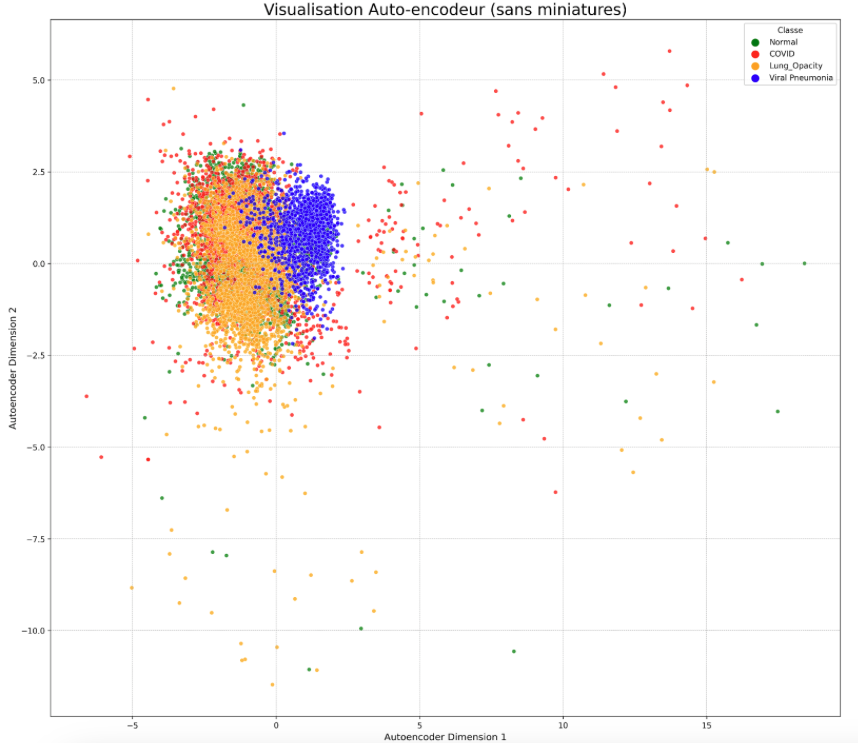
#> input picture src/images/Autoencoder.png, 858 x 743 px, found by its file name; its folder holds only this picture in this run
$ jupyter execute --allow-errors Random_forest_test.ipynb
#> lines starting #> are read from the running program, lines starting #| are printed output that depends on the picture
[cell 1]
# python
import os
import pandas as pd
import numpy as np
import cv2
import itertools

# matplot lib
import matplotlib.pyplot as plt

# misc
from PIL import Image
from collections import defaultdict

# scipy
from scipy.stats import uniform, randint

# sklearn
from sklearn.model_selection import train_test_split
from sklearn.model_selection import RandomizedSearchCV
from sklearn.model_selection import GridSearchCV
from sklearn.metrics import classification_report, confusion_matrix
from sklearn.ensemble import RandomForestClassifier
from sklearn.svm import SVC
from sklearn.neighbors import KNeighborsClassifier
from sklearn.metrics import classification_report

# xgboost
from xgboost import XGBClassifier

# skimage
from skimage.feature import hog
from skimage.io import imread
from skimage.color import rgb2gray
from skimage.transform import resize

[cell 2]
def extract_hog_features_fast(image_path, downscale_size=(128, 128), normalize = False):
    image = imread(image_path)
    if len(image.shape) == 3:
        image = rgb2gray(image)

    if normalize :
        image = (image - image.mean()) / image.std()

    image_resized = resize(image, downscale_size, anti_aliasing=True)

    features = hog(image_resized, orientations=9, pixels_per_cell=(8, 8), cells_per_block=(2, 2),
                      block_norm='L2-Hys',  transform_sqrt=True)
    return features

[cell 3]
def plot_confusion_matrix(cm, classes, normalize=False, title='Confusion Matrix', cmap=plt.cm.Blues):
    '''
    This function plots the confusion matrix using matplotlib.
    If `normalize=True`, it will normalize the values row-wise and format them with 2 decimals.
    '''

    if normalize:
        cm = 100 * cm.astype('float') / cm.sum(axis=1)[:, np.newaxis]
        print('Normalized Confusion Matrix')
        print(np.round(cm, 2))
    else:
        print('Confusion Matrix, Without Normalization')
        print(cm)

    plt.figure(figsize=(10, 10))
    plt.imshow(cm, interpolation='nearest', cmap=cmap)
    plt.title(title)
    plt.colorbar()

    tick_marks = np.arange(len(classes))
    plt.xticks(tick_marks, classes, rotation=45)
    plt.yticks(tick_marks, classes)

    thresh = cm.max() / 2.
    for i, j in itertools.product(range(cm.shape[0]), range(cm.shape[1])):
        value = f'{cm[i, j]:.2f}' if normalize else f'{int(cm[i, j])}'
        plt.text(j, i, value,
                 horizontalalignment='center',
                 color='white' if cm[i, j] > thresh else 'black')

    plt.tight_layout()
    plt.ylabel('Valeur réelle')
    plt.xlabel('Valeur prédite')

[cell 4]
base_path = "data"
categories = ["Normal", "COVID", "Viral Pneumonia", "Lung_Opacity"]
#categories = ["Normal", "COVID", "Viral Pneumonia"]

data = defaultdict(list)

for category in categories:
    image_dir = os.path.join(base_path, category, "images")
    mask_dir = os.path.join(base_path, category, "masks")

    file_names = [f.split(".")[0] for f in os.listdir(image_dir) if f.endswith(".png")]

    for file_name in file_names:
        image_path = os.path.join(image_dir, f"{file_name}.png")
        mask_path = os.path.join(mask_dir, f"{file_name}.png")

        if os.path.exists(image_path) and os.path.exists(mask_path):
            data[category].append((image_path, mask_path))
        else:
            print(f"Missing data for {file_name} in category {category}")

for category, items in data.items():
    print(f"{category}: {len(items)} images and masks loaded.")


print(data)

[cell 5]
feature_matrix = []
labels = []

for category, items in data.items():
    label = categories.index(category)
    print(f"{label} - {category} ")
    for image_path, _ in items:
        features = extract_hog_features_fast(image_path)
#> in extract_hog_features_fast, image is the input picture: shape (743, 858, 4); mean R, G, B, A 250.1, 247.3, 246.7, 255
#> in extract_hog_features_fast, `image = rgb2gray(image)`:
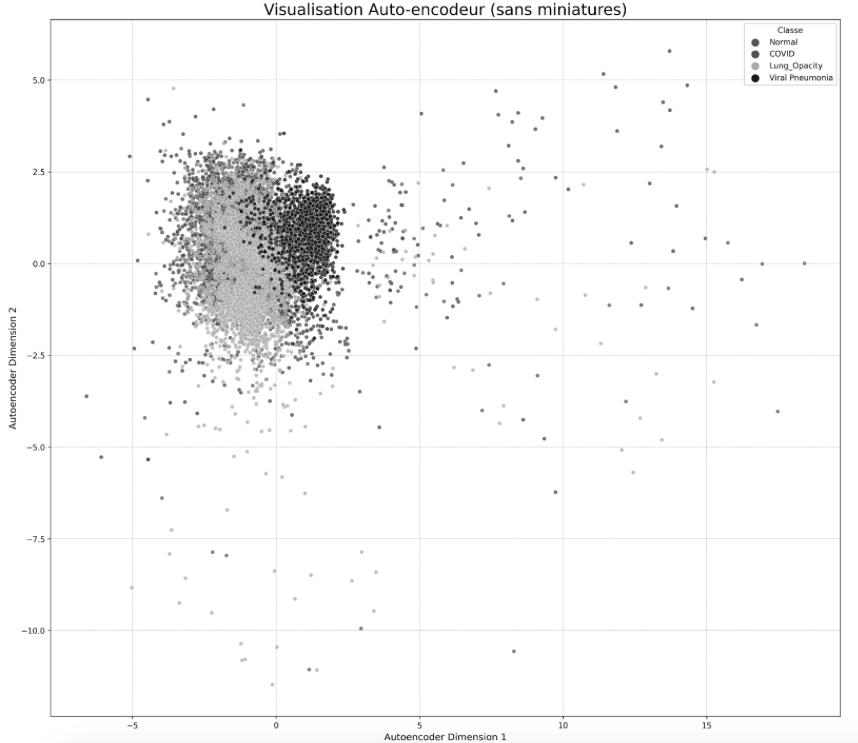
#> image: shape (743, 858) float64; min 0.00392, max 1, mean 0.972
#> in extract_hog_features_fast, `image_resized = resize(image, downscale_size, anti_aliasing=True)`:
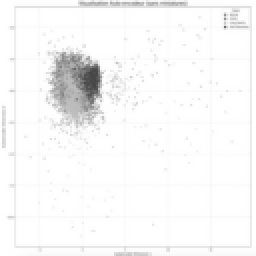
#> image_resized: shape (128, 128) float64 (shown 2 times larger); min 0.27, max 1, mean 0.972
#> in extract_hog_features_fast, `features = hog(image_resized, orientations=9, pixels_per_cell=(8, 8), ..`: features = 8100 values, max 0.702 at index 7420, min 0 at index 2, mean 0.105
        feature_matrix.append(features)
        labels.append(label)

X = np.array(feature_matrix)
y = np.array(labels)

print(f"Feature matrix shape:{X.shape}")
#| Feature matrix shape:(4, 8100)
print(f"Labels shape:{y.shape}")
#| Labels shape:(4,)

[cell 6]
def visualize_hog(image_path, pixels_per_cell=(8, 8), cells_per_block=(2, 2)):
    image = imread(image_path)

    if len(image.shape) == 3:
        image_gray = rgb2gray(image)
    else:
        image_gray = image

    _, hog_image = hog(
        image_gray,
        pixels_per_cell=pixels_per_cell,
        cells_per_block=cells_per_block,
        block_norm='L2-Hys',
        visualize=True
    )

    plt.figure(figsize=(10, 5))
    plt.subplot(1, 2, 1)
    plt.imshow(image_gray, cmap='gray')
    plt.title("Original Image")
    plt.axis('off')

    plt.subplot(1, 2, 2)
    plt.imshow(hog_image, cmap='gray')
    plt.title("HOG")
    plt.axis('off')

    plt.show()

image_path = "data/Normal/images/Normal-1.png"
#> (the rest of this cell did not finish here and is left out)
